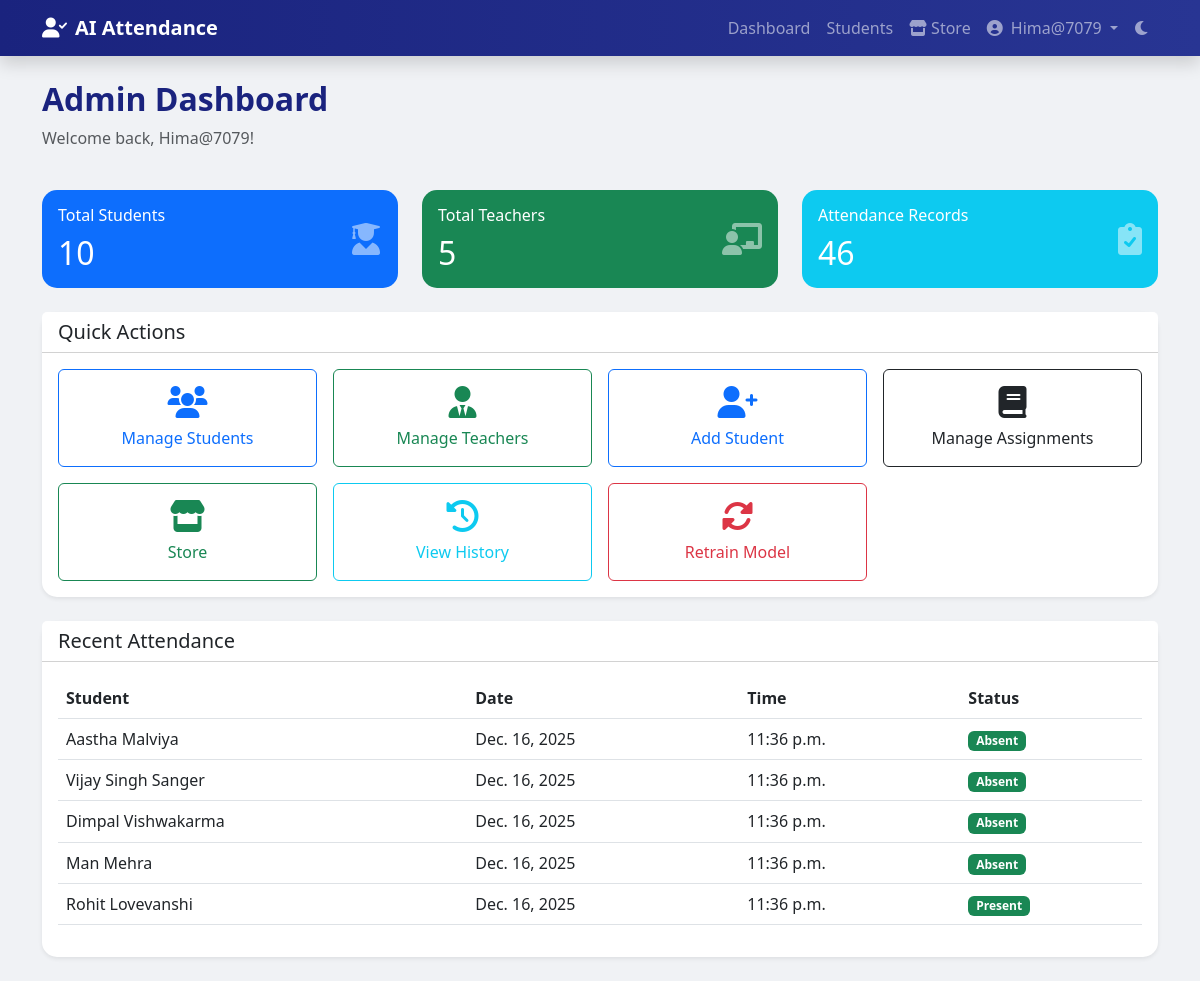
Page /core/admin_dashboard/ (signed in) on the earlier database version.
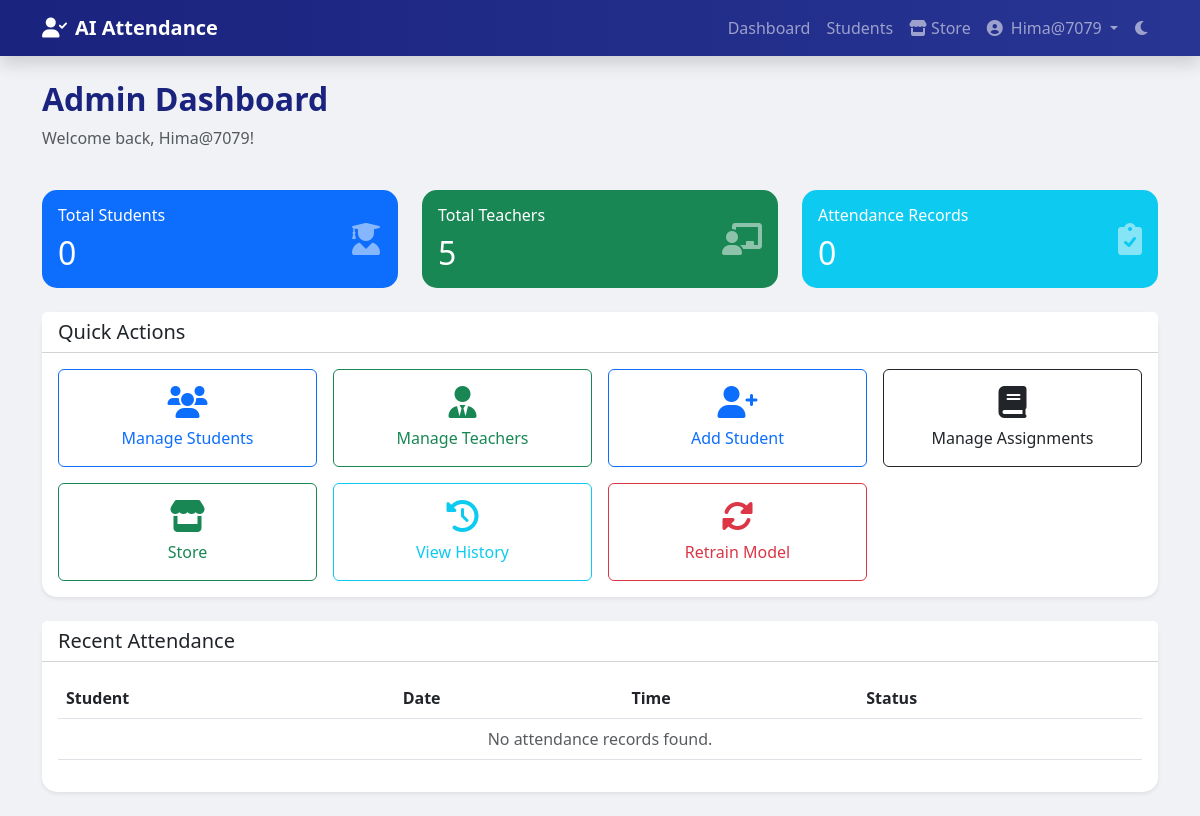
Same page on the later database version.
### core/models.py (models this page shows, shortened)
class AttendanceRecord(models.Model):
    student = models.ForeignKey(Student, on_delete=models.CASCADE)
    date = models.DateField(default=datetime.date.today)
    time = models.TimeField(default=datetime.datetime.now)
    status = models.CharField(max_length=20, default='Present')
    subject = models.CharField(max_length=100, null=True, blank=True)
    class Meta:
        ordering = ['-date', '-time']

class Student(models.Model):
    user = models.OneToOneField(User, on_delete=models.CASCADE, null=True, blank=True)
    name = models.CharField(max_length=100)
    roll_number = models.CharField(max_length=20, unique=True)
    email = models.EmailField(max_length=100, null=True, blank=True)
    phone_number = models.CharField(max_length=15, null=True, blank=True)
    address = models.TextField(null=True, blank=True)
    date_of_birth = models.DateField(null=True, blank=True)
    department = models.CharField(max_length=100, null=True, blank=True)
    year = models.CharField(max_length=10, null=True, blank=True)
    section = models.CharField(max_length=10, null=True, blank=True)
    plain_password = models.CharField(max_length=128, null=True, blank=True)  # For display purposes only
    created_at = models.DateTimeField(auto_now_add=True)

### core/views.py (the view)
# urls.py: path('admin_dashboard/', views.admin_dashboard, name='admin_dashboard'),
@user_passes_test(lambda u: u.is_superuser)
def admin_dashboard(request):
    total_students = Student.objects.count()
    total_teachers = User.objects.filter(is_staff=True, is_superuser=False).count()
    total_attendance = AttendanceRecord.objects.count()
    recent_attendance = AttendanceRecord.objects.all().order_by('-date', '-time')[:5]
    pending_requests = AssessmentRequest.objects.filter(status='Pending').order_by('-created_at')
    pending_count = pending_requests.count()
    pending_accessory_requests = AccessoryRequest.objects.filter(status='Pending').order_by('-created_at')
    pending_accessory_count = pending_accessory_requests.count()
    context = {
        'total_students': total_students,
        'total_teachers': total_teachers,
        'total_attendance': total_attendance,
        'recent_attendance': recent_attendance,
        'pending_requests': pending_requests,
        'pending_requests_count': pending_count,
        'pending_accessory_requests': pending_accessory_requests,
        'pending_accessory_count': pending_accessory_count,
    }
    return render(request, 'admin_dashboard.html', context)

### templates/admin_dashboard.html (shortened to what the changed rows need)
{% extends 'base.html' %}
{% block content %}
<div class="row mb-4">
    <div class="col-md-12">
        <h2 class="header-title">Admin Dashboard</h2>
    </div>
</div>
<div class="row mb-4">
    <div class="col-md-4">
        <div class="card bg-primary text-white h-100">
            <div class="card-body">
                <div class="d-flex justify-content-between align-items-center">
                    <div>
                        <h6 class="card-title mb-0">Total Students</h6>
                        <h2 class="mt-2 mb-0">{{ total_students }}</h2>
                    </div>
                </div>
            </div>
        </div>
    </div>
    <div class="col-md-4">
        <div class="card bg-success text-white h-100">
            <div class="card-body">
                <div class="d-flex justify-content-between align-items-center">
                    <div>
                        <h2 class="mt-2 mb-0">{{ total_teachers }}</h2>
                    </div>
                </div>
            </div>
        </div>
    </div>
    <div class="col-md-4">
        <div class="card bg-info text-white h-100">
            <div class="card-body">
                <div class="d-flex justify-content-between align-items-center">
                    <div>
                        <h6 class="card-title mb-0">Attendance Records</h6>
                        <h2 class="mt-2 mb-0">{{ total_attendance }}</h2>
                    </div>
                </div>
            </div>
        </div>
    </div>
</div>
<div class="row mb-4">
    <div class="col-md-12">
        <div class="card shadow-sm">
            <div class="card-body">
                <div class="table-responsive">
                    <table class="table table-hover">
                        <thead>
                            <tr>
                                <th>Student</th>
                                <th>Date</th>
                                <th>Time</th>
                                <th>Status</th>
                            </tr>
                        </thead>
                        <tbody>
                            {% for record in recent_attendance %}
                            <tr>
                                <td>{{ record.student.name }}</td>
                                <td>{{ record.date }}</td>
                                <td>{{ record.time }}</td>
                                <td><span class="badge bg-success">{{ record.status }}</span></td>
                            </tr>
                            {% empty %}
                            <tr>
                                <td colspan="4" class="text-center text-muted">No attendance records found.</td>
                            </tr>
                            {% endfor %}
                        </tbody>
                    </table>
                </div>
            </div>
        </div>
    </div>
</div>
{% endblock %}

Differences in the rows shown:
removed AttendanceRecord: student.name "Aastha Malviya", date "Dec. 16, 2025", time "11:36 p.m.", status "Absent"
removed AttendanceRecord: student.name "Vijay Singh Sanger", date "Dec. 16, 2025", time "11:36 p.m.", status "Absent"
removed AttendanceRecord: student.name "Dimpal Vishwakarma", date "Dec. 16, 2025", time "11:36 p.m.", status "Absent"
removed AttendanceRecord: student.name "Man Mehra", date "Dec. 16, 2025", time "11:36 p.m.", status "Absent"
removed AttendanceRecord: student.name "Rohit Lovevanshi", date "Dec. 16, 2025", time "11:36 p.m.", status "Present"
Other differences:
{{ total_students }}: "10" → "0"
{{ total_attendance }}: "46" → "0"
text now shown: "No attendance records found."
